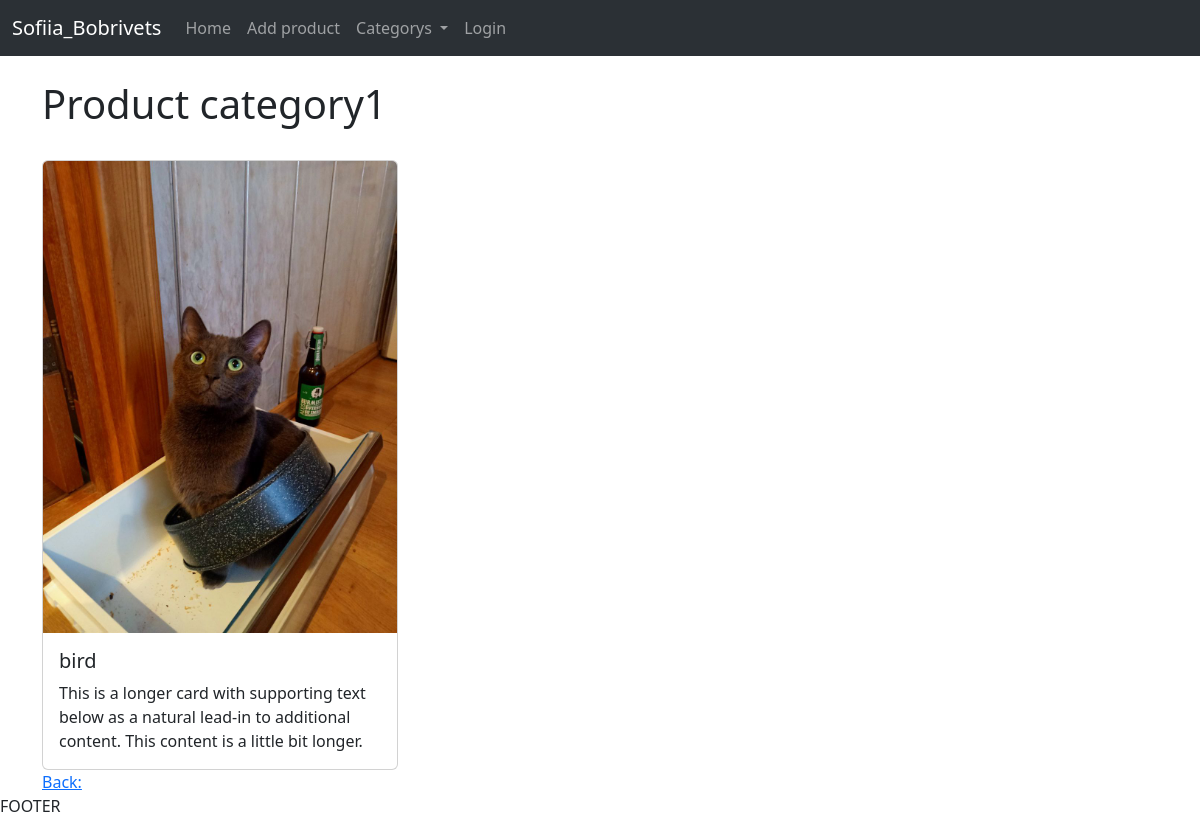
The page /products/category1/ on the database as committed earlier.
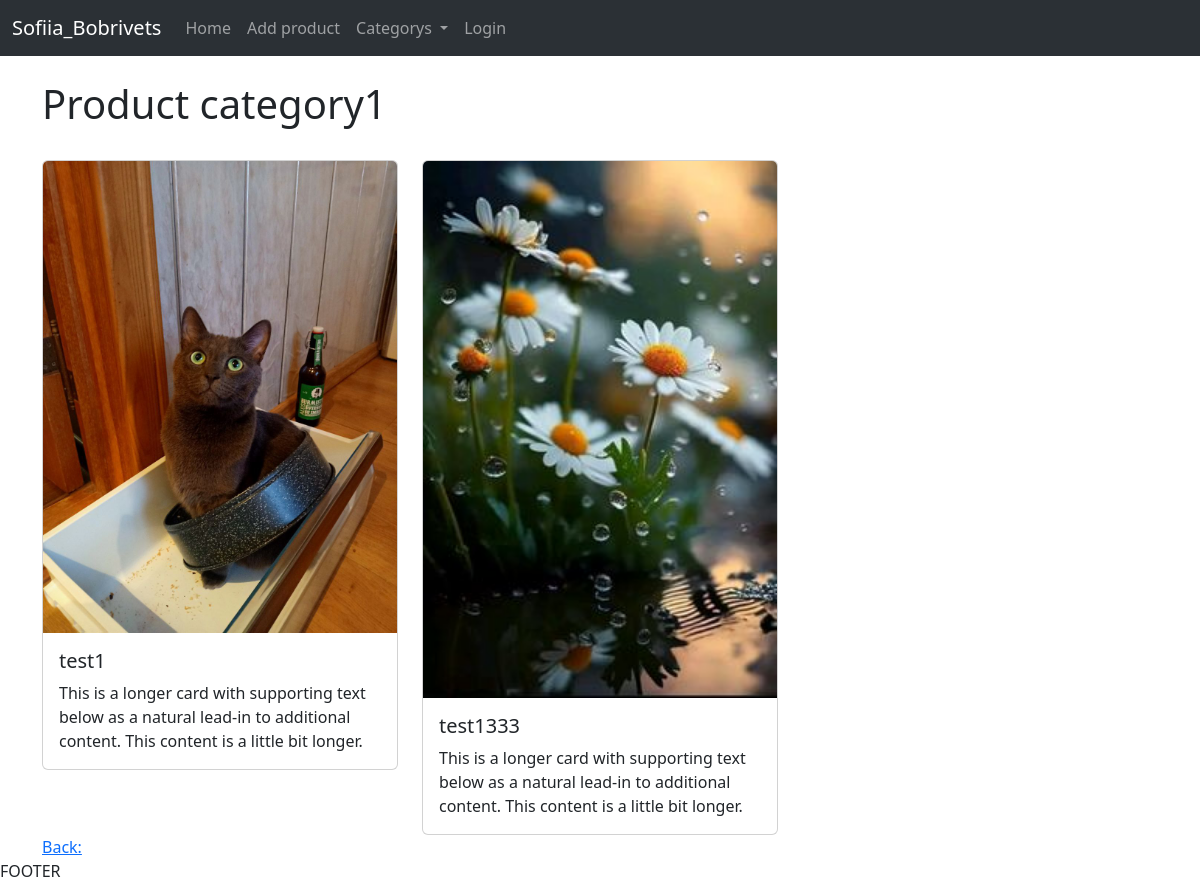
The same page on the database as committed later.
### store/models.py (models this page shows, shortened)
class Product(models.Model):
    name = models.CharField(max_length=200, null=True)
    price = models.FloatField()
    link = models.URLField()
    cat = models.ForeignKey(Category, on_delete=models.CASCADE)
    image = models.ImageField(null=True, blank=True, upload_to='images/')

### store/views.py (the view)
# urls.py: path('products/<str:cat>/', views.products, name = 'products'),
def products(request, cat):
    cats = Category.objects.all()
    product_data = Product.objects.filter(cat__name=cat)
    return render(request, 'products.html', {'cats': cats, "products": product_data, 'cat': cat})

### store/templates/products.html
{%extends 'base.html'%}
{%load static%}
{%block content%}
<h1>Product {{cat}}</h1>
<br>
<div class="row row-cols-1 row-cols-md-3 g-4">
    {% for i in products%}
    <div class="col">
      <div class="card">
        {%if i.image%}
        <img src="{{i.image.url}}" class="card-img-top" alt="...">
        {%else%}
        <img src="{%static "images/IMG_2401.JPG"%}" class="card-img-top" alt="...">
        {%endif%}
        <div class="card-body">
          <h5 class="card-title">{{i.name}}</h5>
          <p class="card-text">This is a longer card with supporting text below as a natural lead-in to additional content. This content is a little bit longer.</p>
        </div>
      </div>
    </div>
    {%endfor%}
 </div>
<a href="{% url 'home' %}" class="my-button">Back:</a>
{%endblock%}

Rows that differ between the two databases and show on the page:
no longer on this page (row edited): Product: name "bird"
added Product: name "test1"
added Product: image (picture), name "test1333"
